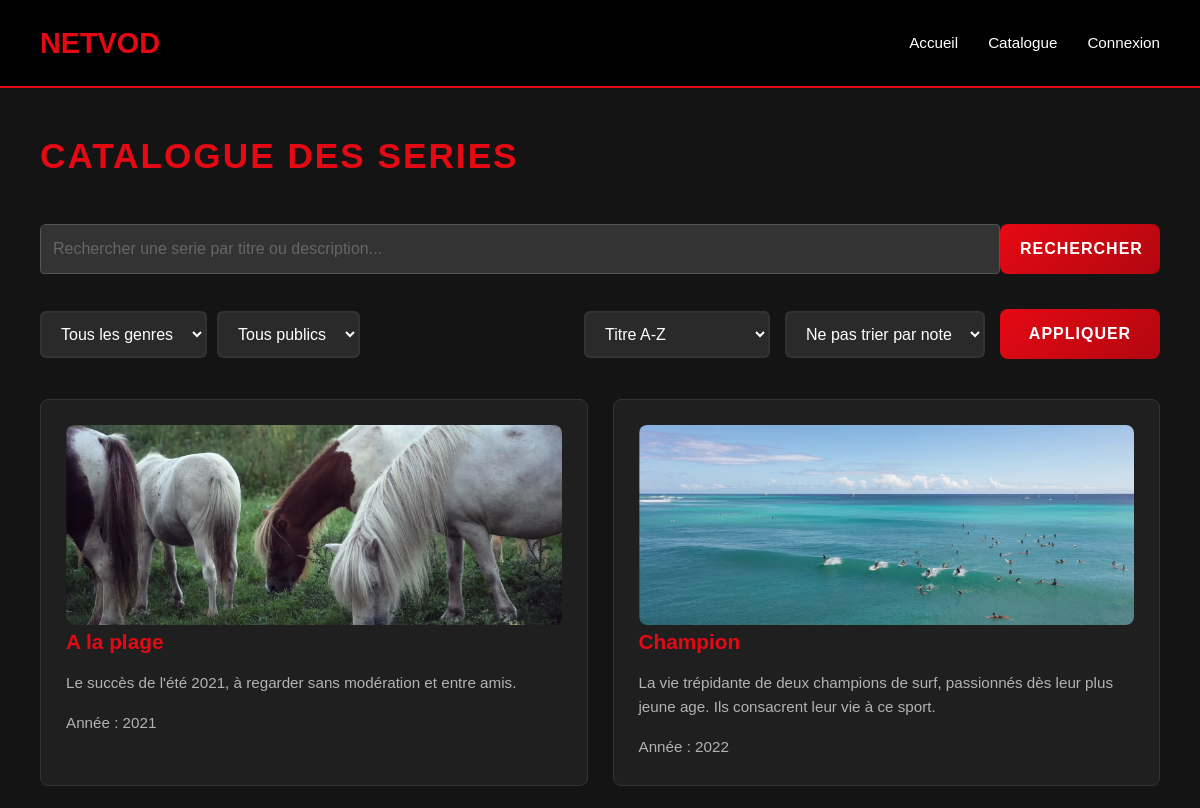
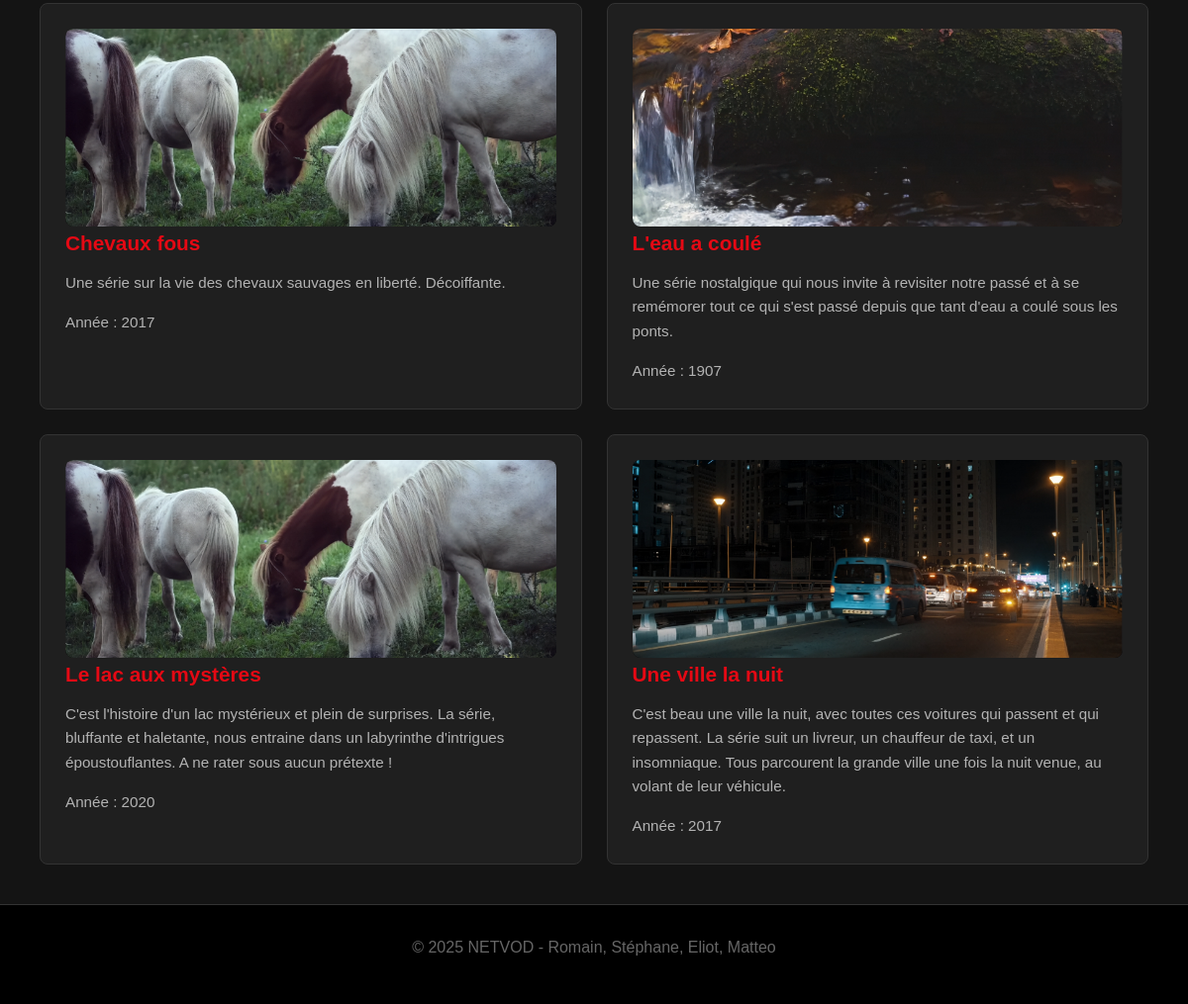
The app's page /index.php?action=catalogue with its own data (2 pictures, top to bottom).
### tables this page shows
CREATE TABLE IF NOT EXISTS serie (
    id INT AUTO_INCREMENT PRIMARY KEY,
    titre VARCHAR(255) NOT NULL,
    descriptif TEXT NOT NULL,
    genre VARCHAR(100) DEFAULT '',
    annee INT NOT NULL,
    img VARCHAR(255) DEFAULT NULL,
    date_ajout DATE,
    id_public_cible INT DEFAULT NULL,
    CONSTRAINT fk_serie_public_cible
        FOREIGN KEY (id_public_cible)
        REFERENCES public_cible(id)
);

### src/repository/ConnectionFactory.php (called while the page is built, shortened)
<?php
class ConnectionFactory
{
    public static function setConfig(string $filename): void
    {
        $file = realpath($filename);
        $conf = parse_ini_file($file);
        $dsn = "{$conf['driver']}:host={$conf['host']};dbname={$conf['dbname']};charset={$conf['charset']}";
    }
}

### src/repository/SerieRepository.php (called while the page is built, shortened)
<?php
class SerieRepository
{
    public function getDistinctGenres(): array
    {
        $pdo = ConnectionFactory::getConnection();
        $query = "SELECT DISTINCT genre FROM serie WHERE genre IS NOT NULL AND genre <> '' ORDER BY genre";
        $stmt = $pdo->query($query);
        $genres = [];
        while ($row = $stmt->fetch(PDO::FETCH_ASSOC)) {
            $genres[] = $row['genre'];
        }
        return $genres;
    }
    public function findAllFiltered(?string $genre = null, ?int $publicId = null, ?string $search = null): array
    {
        $pdo = ConnectionFactory::getConnection();
        $query = "SELECT s.*, pc.nom as public_nom
                  FROM serie s
                  LEFT JOIN public_cible pc ON s.id_public_cible = pc.id
                  WHERE 1=1";
        $params = [];
        $stmt = $pdo->prepare($query);
        $stmt->execute($params);
        $series = [];
        while ($row = $stmt->fetch(PDO::FETCH_ASSOC)) {
            $serie = new Serie();
            $serie->id = (int)$row['id'];
            $serie->titre = $row['titre'];
            $serie->descriptif = $row['descriptif'] ?? null;
            $serie->img = $row['img'] ?? null;
            $serie->annee = isset($row['annee']) ? (int)$row['annee'] : null;
            $serie->date_ajout = $row['date_ajout'] ?? null;
            $serie->genre = $row['genre'] ?? null;
            $serie->id_public_cible = isset($row['id_public_cible']) ? (int)$row['id_public_cible'] : null;
            if (!empty($row['public_nom'])) {
                $public = new PublicCible();
                $public->id = $serie->id_public_cible;
                $public->nom = $row['public_nom'];
                $serie->publicCible = $public;
            }
            $series[] = $serie;
        }
        return $series;
    }
}

### index.php (called while the page is built, shortened)
<?php
$dispatcher = new Dispatcher();
$dispatcher->run();

### src/repository/PublicCibleRepository.php (called while the page is built, shortened)
<?php
class PublicCibleRepository
{
    public function findAll(): array
    {
        $pdo = ConnectionFactory::getConnection();
        $query = "SELECT * FROM public_cible ORDER BY nom";
        $stmt = $pdo->query($query);
        $publics = [];
        while ($row = $stmt->fetch(PDO::FETCH_ASSOC)) {
            $public = new PublicCible();
            $public->id = (int)$row['id'];
            $public->nom = $row['nom'];
            $publics[] = $public;
        }
        return $publics;
    }
}

### src/action/CatalogueAction.php (the view, shortened to what this page needs)
<?php
class CatalogueAction
{
    public function execute(): string
    {
        $serieRepo = new SerieRepository();
        $publicRepo = new PublicCibleRepository();
        $searchQuery = trim($_GET['search'] ?? '');
        $selectedGenre = $_GET['genre'] ?? '';
        $selectedPublic = isset($_GET['public']) && $_GET['public'] !== '' ? (int)$_GET['public'] : null;
        $sort = $_GET['sort'] ?? 'titre_asc';
        $sortNote = $_GET['sort_note'] ?? '';
        $genresList = $serieRepo->getDistinctGenres();
        $publics = $publicRepo->findAll();
        $series = $serieRepo->findAllFiltered(
            $selectedGenre !== '' ? $selectedGenre : null,
            $selectedPublic,
            $searchQuery
        );
        $isSearching = $searchQuery !== '';
        $userFavorites = [];
        $avgNotes = [];
        if ($sortNote === 'note_desc' || $sortNote === 'note_asc') {
            usort($series, function ($a, $b) use ($avgNotes, $sortNote) {
                $na = $avgNotes[$a->id] ?? 0.0;
                $nb = $avgNotes[$b->id] ?? 0.0;
                if ($na === $nb) return 0;
                $cmp = $na <=> $nb;
                return $sortNote === 'note_desc' ? -$cmp : $cmp;
            });
        } else {
            switch ($sort) {
                case 'titre_asc':
                default:
                    usort($series, fn($a, $b) => strcasecmp($a->titre, $b->titre));
                    break;
            }
        }
        $html = "<h1>Catalogue des series</h1>";
        $searchValue = htmlspecialchars($searchQuery);
        $html .= "<div class='search-container'>
                    <form method='GET' action='index.php' class='search-form'>
                        <input type='hidden' name='action' value='catalogue'>
                        <div class='search-input-wrapper'>
                            <input type='text'
                                   name='search'
                                   placeholder='Rechercher une serie par titre ou description...'
                                   value='{$searchValue}'
                                   class='search-input'>
                            <button type='submit' class='search-btn'>Rechercher</button>";
        $html .= "      </div>";
        $html .= "<div class='catalogue-controls'>";
        $html .= "<div class='filters-left'>";
        $html .= "<select name='genre' aria-label='Filtrer par genre'>";
        $html .= "<option value=''" . ($selectedGenre === '' ? " selected" : "") . ">Tous les genres</option>";
        foreach ($genresList as $g) {
            $gEsc = htmlspecialchars($g);
            $sel = ($selectedGenre === $g) ? " selected" : "";
            $html .= "<option value='{$gEsc}'{$sel}>{$gEsc}</option>";
        }
        $html .= "</select>";
        $html .= "<select name='public' aria-label='Filtrer par public'>";
        $html .= "<option value=''" . ($selectedPublic === null ? " selected" : "") . ">Tous publics</option>";
        foreach ($publics as $p) {
            $sel = ($selectedPublic !== null && $selectedPublic === (int)$p->id) ? " selected" : "";
            $nom = htmlspecialchars($p->nom);
            $html .= "<option value='{$p->id}'{$sel}>{$nom}</option>";
        }
        $html .= "</select>";
        $html .= "</div>";
        $html .= "<div class='sort-middle'>";
        $html .= "<select name='sort' aria-label='Trier le catalogue'>";
        $html .= "<option value='titre_asc'" . ($sort === 'titre_asc' ? " selected" : "") . ">Titre A-Z</option>";
        $html .= "<option value='titre_desc'" . ($sort === 'titre_desc' ? " selected" : "") . ">Titre Z-A</option>";
        $html .= "<option value='date_desc'" . ($sort === 'date_desc' ? " selected" : "") . ">Date recente</option>";
        $html .= "<option value='date_asc'" . ($sort === 'date_asc' ? " selected" : "") . ">Date ancienne</option>";
        $html .= "<option value='episodes_desc'" . ($sort === 'episodes_desc' ? " selected" : "") . ">Nb episodes eleve</option>";
        $html .= "<option value='episodes_asc'" . ($sort === 'episodes_asc' ? " selected" : "") . ">Nb episodes faible</option>";
        $html .= "</select>";
        $html .= "</div>";
        $html .= "<div class='rating-right'>";
        $html .= "<select name='sort_note' aria-label='Trier par note moyenne'>";
        $html .= "<option value=''" . ($sortNote === '' ? " selected" : "") . ">Ne pas trier par note</option>";
        $html .= "<option value='note_desc'" . ($sortNote === 'note_desc' ? " selected" : "") . ">Note decroissante</option>";
        $html .= "<option value='note_asc'" . ($sortNote === 'note_asc' ? " selected" : "") . ">Note croissante</option>";
        $html .= "</select>";
        $html .= "</div>";
        $html .= "<button type='submit' class='search-btn'>Appliquer</button>";
        $html .= "</div>";
        $html .= "    </form>
                  </div>";
        if (!empty($series)) {
            $html .= "<div class='series-grid'>";
            foreach ($series as $s) {
                $descriptif = $s->descriptif ?? 'Pas de description disponible';
                $annee = $s->annee ?? 'N/A';
                $imgName = $s->img ?? 'default.jpg';
                $imgPath = 'images/' . $imgName;
                $isFavorite = in_array($s->id, $userFavorites);
                $favoriBtn = '';
                $html .= "<div class='card serie-card' onclick=\"window.location.href='index.php?action=serie&id={$s->id}'\" style='cursor:pointer;'>
                            <div class='serie-poster'>
                                <img src='{$imgPath}' alt='" . htmlspecialchars($s->titre) . "' onerror=\"this.src='images/default.jpg'\">
                                {$favoriBtn}
                            </div>
                            <div class='serie-info'>
                                <h3><a href='index.php?action=serie&id={$s->id}'>" . htmlspecialchars($s->titre) . "</a></h3>
                                <p>" . htmlspecialchars($descriptif) . "</p>
                                <small>Année : {$annee}</small>
                            </div>
                          </div>";
            }
            $html .= "</div>";
        }
        return Layout::render($html, "Catalogue - NETVOD");
    }
}

### src/dispatcher/Dispatcher.php (shortened to what this page needs)
<?php
class Dispatcher
{
    public function run(): void
    {
        $action = new $actionClass();
        echo $action->execute();
    }
}

### src/renderer/Layout.php (shortened to what this page needs)
<?php
class Layout
{
    public static function render(string $content, string $title = "NETVOD"): string
    {
        $cssPath = __DIR__ . '/../assets/style.css';
        $styles = file_exists($cssPath) ? file_get_contents($cssPath) : '';
        return "<!DOCTYPE html>
<html lang='fr'>
<head>
  <meta charset='UTF-8'>
  <meta name='viewport' content='width=device-width, initial-scale=1.0'>
  <title>{$title}</title>
  <style>{$styles}</style>
</head>
<body>
  <nav>
    <div class='container'>
      <a href='index.php'>NETVOD</a>
      <a href='index.php'>Accueil</a>
      <a href='index.php?action=catalogue'>Catalogue</a>
      " . self::getUserMenu() . "
    </div>
  </nav>
  <div class='container'>
    " . self::renderFlash() . "
    {$content}
  </div>
  <footer>
    <p>&copy; 2025 NETVOD - Romain, Stéphane, Eliot, Matteo</p>
  </footer>
  " . self::getJavaScript() . "
</body>
</html>";
    }
    private static function renderFlash(): string
    {
        $html = '';
        return $html;
    }
    private static function getJavaScript(): string
    {
        return <<<'JS'
<script>
// Gestion des favoris (cœur)
document.addEventListener('DOMContentLoaded', function() {
  const favoriBtns = document.querySelectorAll('.favori-btn');
  favoriBtns.forEach(btn => {
    btn.addEventListener('click', async function(e) {
      e.preventDefault();
      e.stopPropagation();
      const serieId = this.dataset.serieId;
      const heartIcon = this.querySelector('.heart-icon');
      const card = this.closest('.serie-card');
      try {
        const res = await fetch('index.php?action=toggleFavori', {
          method: 'POST',
          headers: {'Content-Type': 'application/x-www-form-urlencoded'},
          body: 'serie_id=' + encodeURIComponent(serieId)
        });
        const data = await res.json();
        if (data.success) {
          if (data.isFavorite) {
            this.classList.add('active');
            heartIcon.textContent = '❤️';
            this.title = 'Retirer des favoris';
          } else {
            this.classList.remove('active');
            heartIcon.textContent = '🤍';
            this.title = 'Ajouter aux favoris';
            const isHome = location.search === '' || location.search === '?action=default';
            const isFavoris = location.search.includes('action=favoris');
            if (isHome || isFavoris) {
              card.style.transition = 'all .3s ease';
              card.style.opacity = '0';
              card.style.transform = 'scale(.8)';
              setTimeout(() => {
                card.remove();
                const remaining = document.querySelectorAll('.favorites-section .serie-card');
                if (remaining.length === 0) location.reload();
              }, 300);
            }
          }
        } else {
          alert(data.message || 'Une erreur est survenue');
        }
      } catch (err) {
        console.error(err);
        alert('Une erreur est survenue');
      }
    });
  });
});
</script>
JS;
    }
    private static function getUserMenu(): string
    {
        return "<a href='index.php?action=login'>Connexion</a>";
    }
}

### records on screen
serie: titre "A la plage", descriptif "Le succès de l'été 2021, à regarder sans modération et entre amis.", annee "2021"
serie: img (picture), titre "Champion", descriptif "La vie trépidante de deux champions de surf, passionnés dès leur plus jeune age. Ils consacrent leur vie à ce sport.", annee "2022"
serie: img (picture), titre "Chevaux fous", descriptif "Une série sur la vie des chevaux sauvages en liberté. Décoiffante.", annee "2017"
serie: img (picture), titre "L'eau a coulé", descriptif "Une série nostalgique qui nous invite à revisiter notre passé et à se remémorer tout ce qui s'est passé depuis que tant d'eau a coulé sous les ponts.", annee "1907"
serie: titre "Le lac aux mystères", descriptif "C'est l'histoire d'un lac mystérieux et plein de surprises. La série, bluffante et haletante, nous entraine dans un labyrinthe d'intrigues époustouflantes. A ne rater sous aucun prétexte !", annee "2020"
serie: img (picture), titre "Une ville la nuit", descriptif "C'est beau une ville la nuit, avec toutes ces voitures qui passent et qui repassent. La série suit un livreur, un chauffeur de taxi, et un insomniaque. Tous parcourent la grande ville une fois la nuit venue, au volant de leur véhicule.", annee "2017"
